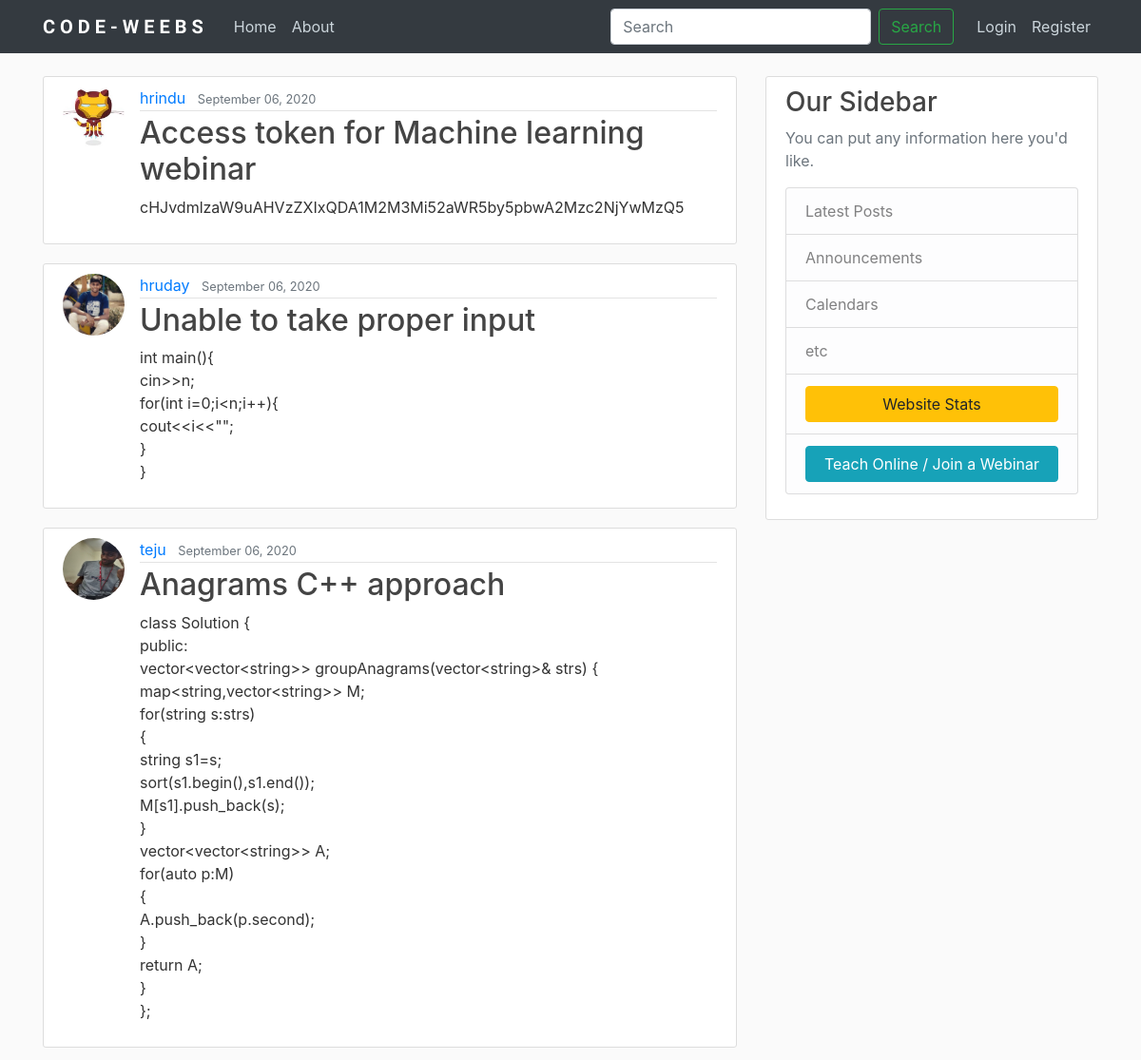
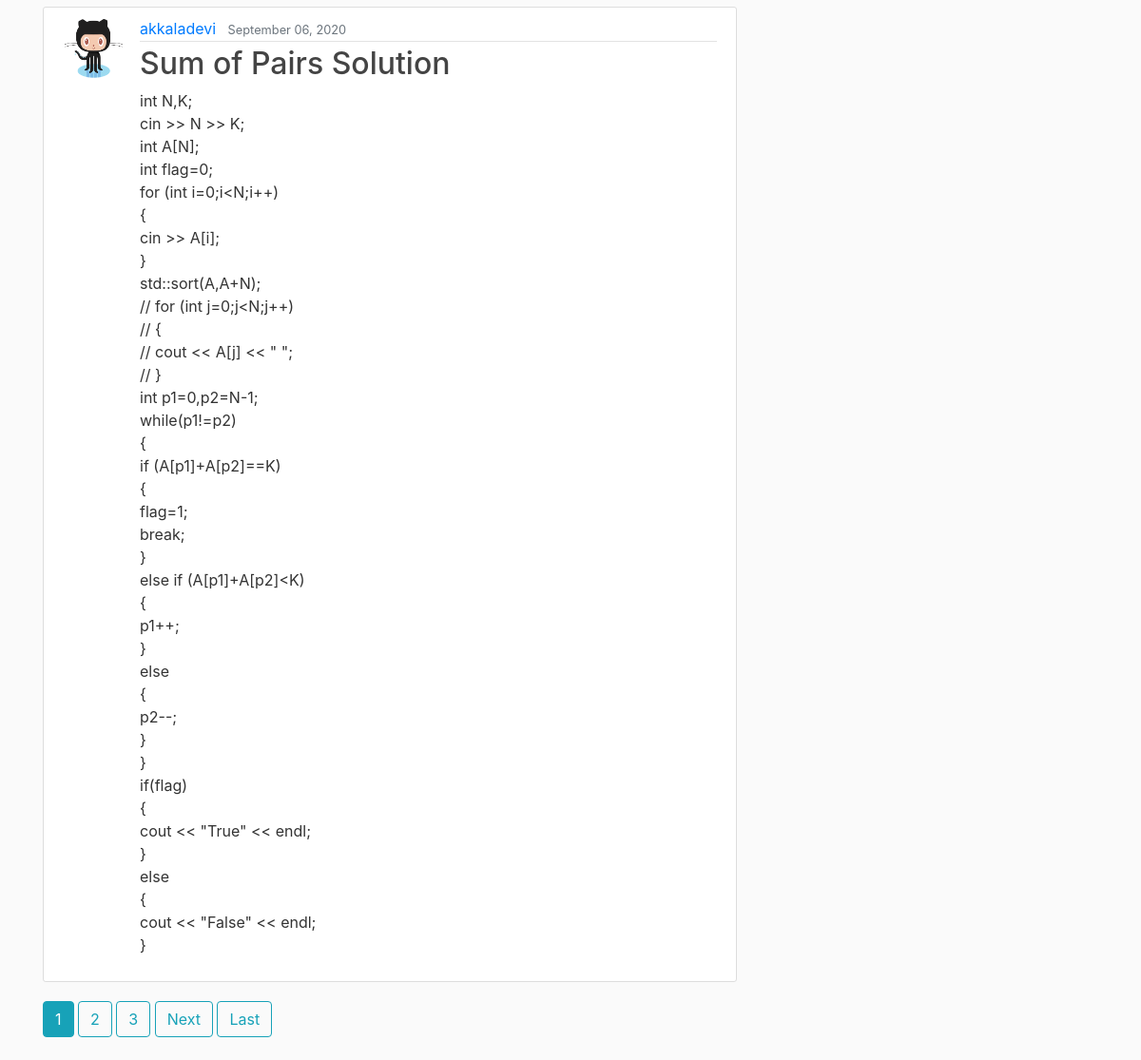
The page / on the database its author committed (2 pictures, top to bottom).
### blog/models.py (models this page shows, shortened)
class Post(models.Model):
	title = models.CharField(max_length=100)
	content = models.TextField(blank=False)
	date_posted = models.DateTimeField(default=timezone.now)
	author = models.ForeignKey(User, on_delete=models.CASCADE)

### users/models.py (models this page shows, shortened)
class Profile(models.Model):
	user = models.OneToOneField(User, on_delete=models.CASCADE)
	image = models.ImageField(default='default.png', upload_to='profile_pics')
	block_status = models.IntegerField(default=0)

### blog/views.py (the view)
# urls.py: path('',PostListView.as_view(),name='blog-home'),
class PostListView(ListView):
	model = Post
	template_name = 'blog/home.html'
	context_object_name = 'posts'
	ordering = ['-date_posted']
	paginate_by = 4

### blog/templates/blog/home.html (shortened to what this page needs)
{% extends "blog/base.html" %}
{% block content %}
    {% for post in posts %}
        <article class="media content-section">
          <img src="{{ post.author.profile.image.url }} " class="rounded-circle article-img">
          <div class="media-body">
            <div class="article-metadata">
              <a class="mr-2" href="{% url 'user-posts' post.author.username %}">{{ post.author }}</a>
              <small class="text-muted">{{ post.date_posted|date:"F d, Y" }}</small>
            </div>
            <h2><a class="article-title" href="{% url 'post-detail' post.id %}">{{ post.title }}</a></h2>
            <p class="article-content">{{ post.content }}</p>
          </div>
        </article>
    {% endfor %}
    {% if is_paginated %}
      {% for num in page_obj.paginator.page_range %}
        {% if page_obj.number == num %}
          <a class="btn btn-info mb-4" href="?page={{ num }}">{{ num }}</a>
        {% elif num > page_obj.number|add:'-3' and num < page_obj.number|add:'3' %}
          <a class="btn btn-outline-info mb-4" href="?page={{ num }}">{{ num }}</a>
        {% endif %}
      {% endfor %}
      {% if page_obj.has_next %}
        <a class="btn btn-outline-info mb-4" href="?page={{ page_obj.next_page_number }}">Next</a>
        <a class="btn btn-outline-info mb-4" href="?page={{ page_obj.paginator.num_pages }}">Last</a>
      {% endif %}
    {% endif %}
{% endblock content %}

### blog/templates/blog/base.html (shortened to what this page needs)
{% load static %}
<!DOCTYPE html>
<html>
<head>
    <link rel="stylesheet" href="https://maxcdn.bootstrapcdn.com/bootstrap/4.0.0/css/bootstrap.min.css">
    <link rel="stylesheet" type="text/css" href="{% static 'blog/main.css' %}">
</head>
<body>
    <header class="site-header">
      <nav class="navbar navbar-expand-md navbar-dark bg-dark fixed-top">
        <div class="container">
          <a class="navbar-brand mr-4" href="{% url 'blog-home' %}" style="font-family: 'Poiret One', cursive; font-weight: 700 !important;">C O D E - W E E B S</a>
          <div class="collapse navbar-collapse" id="navbarToggle">
            <div class="navbar-nav mr-auto">
              <a class="nav-item nav-link" href="{% url 'blog-home' %}">Home</a>
              <a class="nav-item nav-link" href="{% url 'blog-about' %}">About</a>
            </div>
            <div class="navbar-nav">
            <form class="form-inline my-2 my-lg-0 mx-3" method="POST" action="{% url 'search-stuff' %}">
              <input class="form-control mr-sm-2" type="search" name="postsearch" placeholder="Search" aria-label="Search">
              <button class="btn btn-outline-success my-2 my-sm-0" type="submit">Search</button>
            </form>
            {% if user.is_authenticated %}
            <a class="nav-item nav-link" href="{% url 'post-create' %}">New Post</a>
            <a class="nav-item nav-link" href="{% url 'profile' %}">Profile</a>
            <a class="nav-item nav-link" href="{% url 'logout' %}">Log Out</a>
            {% else %}
              <a class="nav-item nav-link" href="{% url 'login' %}">Login</a>
              <a class="nav-item nav-link" href="{% url 'register' %}">Register</a>
            </div>
            {% endif %}
          </div>
        </div>
      </nav>
    </header>
    <main role="main" class="container">
      <div class="row">
        <div class="col-md-8">
          {% block content %}{% endblock %}
        </div>
        <div class="col-md-4">
          <div class="content-section">
            <h3>Our Sidebar</h3>
            <p class='text-muted'>You can put any information here you'd like.
              <ul class="list-group">
                <li class="list-group-item list-group-item-light">Latest Posts</li>
                <li class="list-group-item list-group-item-light">Announcements</li>
                <li class="list-group-item list-group-item-light">Calendars</li>
                <li class="list-group-item list-group-item-light">etc</li>
                <li class="list-group-item list-group-item-light"><a href="{% url 'admin-anals' %}" class="btn btn-warning" style="width:100%;">Website Stats</a></li>
                <li class="list-group-item list-group-item-light"><a href="https://peaceful-swirles-0b40fb.netlify.app/" target="_blank" class="btn btn-info" style="width:100%;">Teach Online / Join a Webinar</a></li>
              </ul>
            </p>
          </div>
        </div>
      </div>
    </main>
</body>
</html>

### blog/static/blog/main.css (style rules this page uses)
body { background: #fafafa; color: #333333; margin-top: 5rem; }
h1, h2, h3, h4, h5, h6 { color: #444444; }
ul { margin: 0; }
.site-header .navbar-nav .nav-link { color: #cbd5db; }
.content-section { background: #ffffff; padding: 10px 20px; border: 1px solid #dddddd; border-radius: 3px; margin-bottom: 20px; }
.article-title { color: #444444; }
.article-content { white-space: pre-line; }
.article-img { height: 65px; width: 65px; margin-right: 16px; }
.article-metadata { padding-bottom: 1px; margin-bottom: 4px; border-bottom: 1px solid #e3e3e3 }

### rows shown on the page
Post: author.profile.image (picture), author "hrindu", date_posted "September 06, 2020", title "Access token for Machine learning webinar", content "cHJvdmlzaW9uAHVzZXIxQDA1M2M3Mi52aWR5by5pbwA2Mzc2NjYwMzQ5"
Post: author.profile.image (picture), author "hruday", date_posted "September 06, 2020", title "Unable to take proper input", content "int main(){ cin>>n; for(int i=0;i<n;i++){ cout<<i<<\"\"; } }"
Post: author.profile.image (picture), author "teju", date_posted "September 06, 2020", title "Anagrams C++ approach", content "class Solution { public: vector<vector<string>> groupAnagrams(vector<string>& strs) { map<string,vector<string>> M; for(string s:strs) { string s1=s; sort(s1.begin(),s1.end()); M[s1].push_back(s); } vector<vector<string>> A; for(auto p:M) { A.push_back(p.second); } return A; } };"
Post: author.profile.image (placeholder picture), author "akkaladevi", date_posted "September 06, 2020", title "Sum of Pairs Solution", content "int N,K; cin >> N >> K; int A[N]; int flag=0; for (int i=0;i<N;i++) { cin >> A[i]; } std::sort(A,A+N); // for (int j=0;j<N;j++) // { // cout << A[j] << \" \"; // } int p1=0,p2=N-1; while(p1!=p2) { if (A[p1]+A[p2]==K) { flag=1; break; } else if (A[p1]+A[p2]<K) { p1++; } else { p2--; } } if(flag) { cout << \"True\" << endl; } else { cout << \"False\" << endl; }"

### other values the page prints
{{ num }} "1"
{{ num }} "2" "3"
